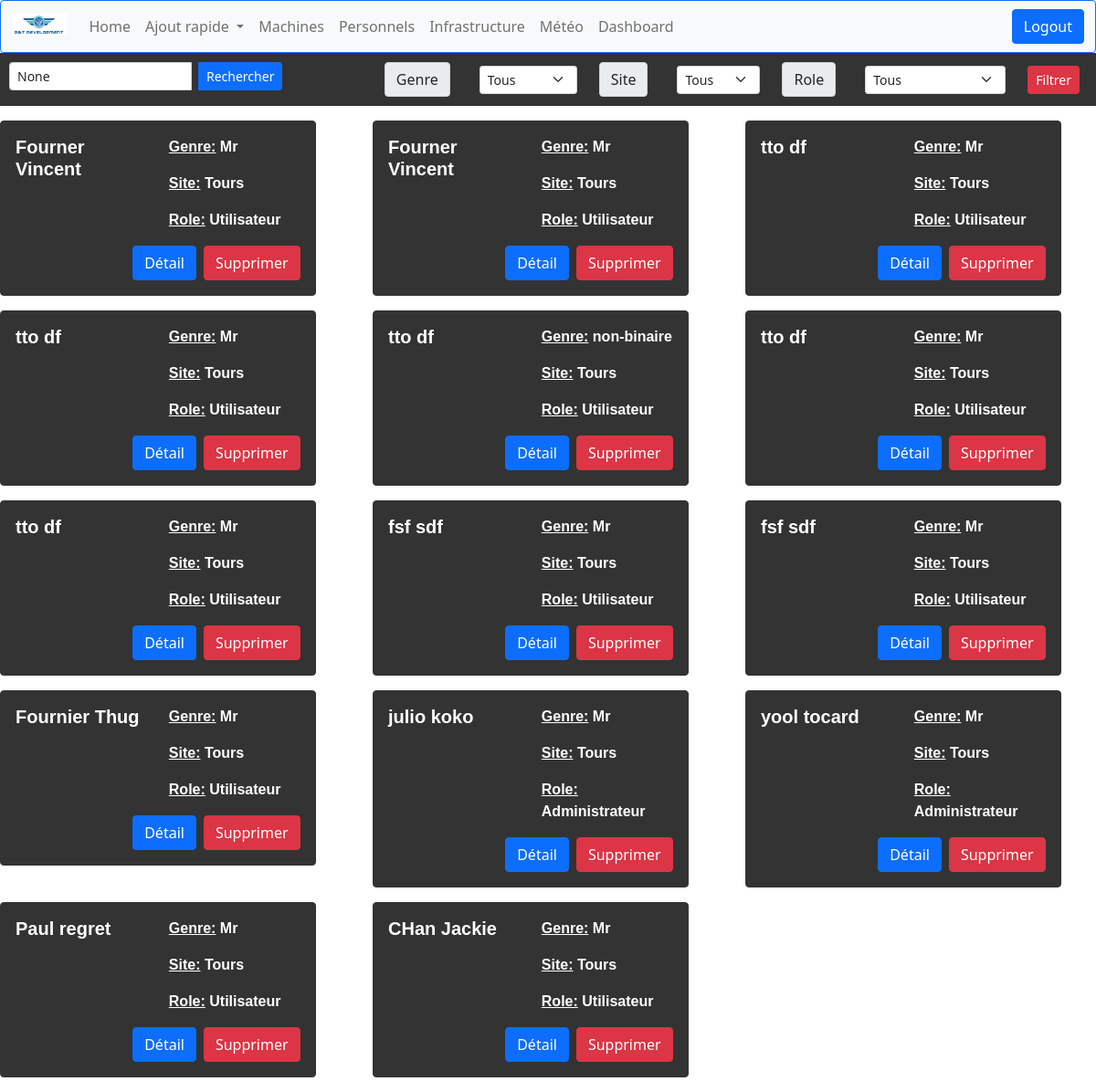
/computerApp/personnels/ (signed in), run on an earlier commit of the app's database.
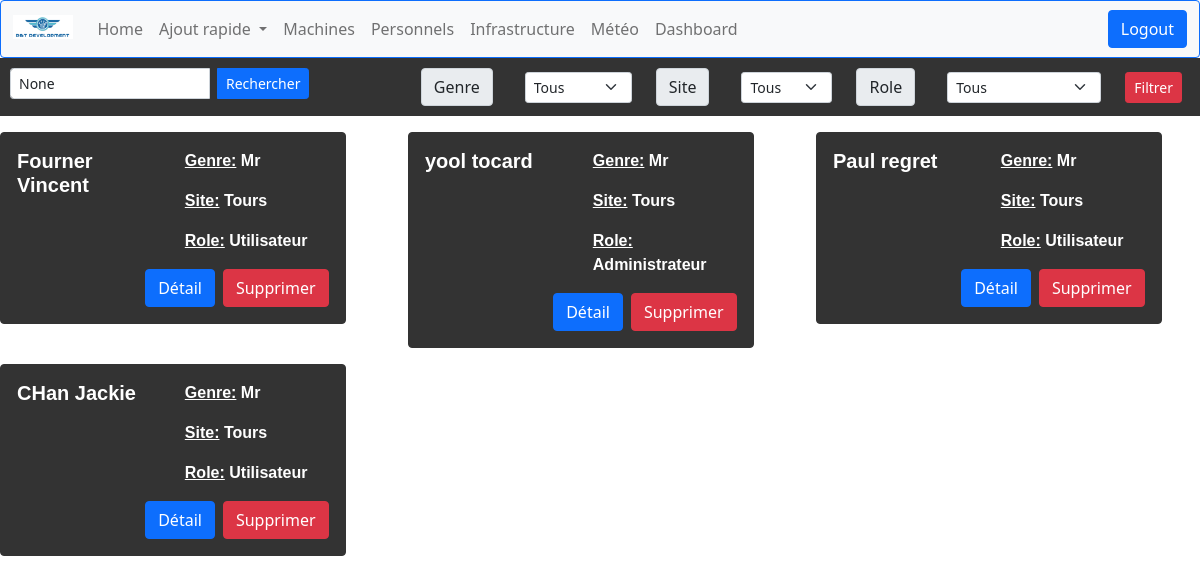
And on a later commit of the database.
### computerApp/models.py (models this page shows, shortened)
class Personnel(models.Model):
    id = models.AutoField(primary_key=True, editable=False)
    nom = models.CharField(max_length=50)
    prenom = models.CharField(max_length=50)
    GENRE = (
        ('Mr', 'Homme'),
        ('Mme', 'Femme'),
    )
    SITE = (
        ('Tours', 'Tours'),
        ('Paris', 'Paris')
    )
    ROLE = (
        ('Utilisateur', 'Utilisateur'),
        ('Administrateur', 'Administrateur')
    )
    telephone = models.CharField(
        max_length=10,
        validators=[MaxValueValidator(10)],
        default='None'
    )
    email = models.EmailField(blank=True, default='None')
    genre = models.CharField(max_length=32, choices=GENRE, default='Homme')
    site = models.CharField(max_length=15, choices=SITE, default='Paris')
    role = models.CharField(max_length=15, choices=ROLE, default='Utilisateur')
    machine = models.OneToOneField('Machine', on_delete=models.SET_NULL, null=True, blank=True,default='None',
                                   related_name='personnel_attitre')

### computerApp/views.py (the view)
# urls.py: path('personnels/',views.personnel_list_view, name='personnels' ),
@login_required
def personnel_list_view(request):
    personnels = Personnel.objects.all()
    filter_genre = request.GET.get('filter_genre')
    if filter_genre:
        personnels = personnels.filter(genre=filter_genre)
    filter_site = request.GET.get('filter_site')
    if filter_site:
        personnels = personnels.filter(site=filter_site)
    filter_role = request.GET.get('filter_role')
    if filter_role:
        personnels = personnels.filter(role=filter_role)
    search_query = request.GET.get('search_query')
    if search_query:
        personnels = personnels.filter(nom__icontains=search_query) | personnels.filter(prenom__icontains=search_query)
    context = {'personnels': personnels, 'search_query': search_query, 'filter_genre': filter_genre, 'filter_site': filter_site, 'filter_role': filter_role}
    return render(request, 'computerApp/personnel_list.html', context)

### computerApp/templates/computerApp/personnel_list.html (shortened to what this page needs)
{% extends "index.html" %}
{% block content %}
<div class="row justify-content-start mb-3" style="background-color: #333333; padding: 10px;">
  <div class="col-md-4">
    <form method="GET" action="">
      <div class="input-group">
        <input type="text" class="form-control form-control-sm me-2" name="search_query" placeholder="Recherche" aria-label="Recherche" aria-describedby="search-button" value="{{ search_query }}" style="max-width: 200px;">
        <button class="btn btn-primary btn-sm" type="submit" id="search-button">Rechercher</button>
      </div>
    </form>
  </div>
  <div class="col-md-8">
    <form method="GET" action="">
      <div class="row align-items-center justify-content-end">
        <div class="col-md-auto">
          <label class="input-group-text input-group-text-sm me-2 mb-0" for="filter-genre">Genre</label>
        </div>
        <div class="col-md-auto">
          <select class="form-select form-select-sm me-2" name="filter_genre" id="filter-genre">
				<option value="">Tous</option>
			  </select>
        </div>
        <div class="col-md-auto">
          <label class="input-group-text input-group-text-sm me-2 mb-0" for="filter-site">Site</label>
        </div>
        <div class="col-md-auto">
            <select class="form-select form-select-sm me-2" name="filter_site" id="filter-site">
				<option value="">Tous</option>
			  </select>
        </div>
        <div class="col-md-auto">
          <label class="input-group-text input-group-text-sm me-2 mb-0" for="filter-role">Role</label>
        </div>
        <div class="col-md-auto">
          <select class="form-select form-select-sm me-2" name="filter_role" id="filter-role">
				<option value="">Tous</option>
			  </select>
        </div>
        <div class="col-md-auto">
          <button class="btn btn-danger btn-sm me-2" type="submit">Filtrer</button>
        </div>
      </div>
    </form>
  </div>
</div>
<div class="row">
  {% for personnel in personnels %}
  <div class="col-md-4">
    <div class="card mb-3" style="background-color: #333333; color: #ffffff; width: 90%; border: 1px solid #333333;">
        <div class="card-body row">
            <div class="col-md-6">
                <h5 class="card-title" style="font-weight: bold; font-family: Arial, sans-serif;">{{ personnel.nom }}  {{ personnel.prenom }}</h5>
            </div>
            <div class="col-md-6">
                <p class="card-text" style="font-weight: bold; font-family: Arial, sans-serif;"><u>Genre:</u> {{ personnel.genre }}</p>
                <p class="card-text" style="font-weight: bold; font-family: Arial, sans-serif;"><u>Site:</u> {{ personnel.site }}</p>
                <p class="card-text" style="font-weight: bold; font-family: Arial, sans-serif;"><u>Role:</u> {{ personnel.role }}</p>
            </div>
            <div class="col-md-12 d-flex justify-content-end mt-3">
                <a href="{% url 'personnel-detail' personnel.id %}" class="btn btn-primary">Détail</a>
                <button type="button" class="btn btn-danger ms-2" data-bs-toggle="modal" data-bs-target="#confirmDeleteModal{{ personnel.id }}">
                    Supprimer
                </button>
            </div>
        </div>
    </div>
</div>
  {% empty %}
  <div class="col-md-12">
    <p>Aucun personnel trouvé.</p>
  </div>
  {% endfor %}
</div>
{% endblock %}

What changed in the data, as far as the page shows it:
removed Personnel: nom "Fourner", prenom "Vincent", genre "Mr", site "Tours", role "Utilisateur"
removed Personnel: nom "tto", prenom "df", genre "Mr", site "Tours", role "Utilisateur"
removed Personnel: nom "tto", prenom "df", genre "Mr", site "Tours", role "Utilisateur"
removed Personnel: nom "tto", prenom "df", genre "non-binaire", site "Tours", role "Utilisateur"
removed Personnel: nom "tto", prenom "df", genre "Mr", site "Tours", role "Utilisateur"
removed Personnel: nom "tto", prenom "df", genre "Mr", site "Tours", role "Utilisateur"
removed Personnel: nom "fsf", prenom "sdf", genre "Mr", site "Tours", role "Utilisateur"
removed Personnel: nom "fsf", prenom "sdf", genre "Mr", site "Tours", role "Utilisateur"
removed Personnel: nom "Fournier", prenom "Thug", genre "Mr", site "Tours", role "Utilisateur"
removed Personnel: nom "julio", prenom "koko", genre "Mr", site "Tours", role "Administrateur"
